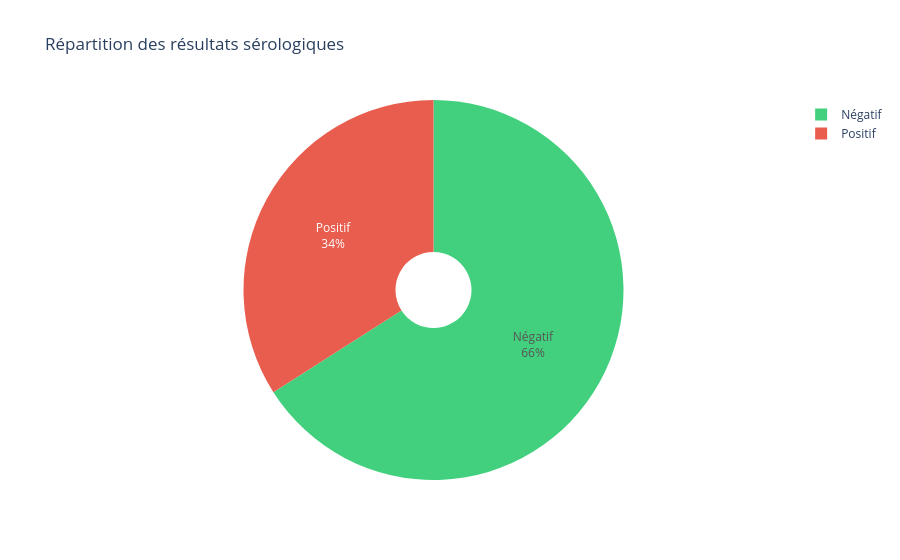

Write notebook code for a chart like this one.
### Code cell
sero_counts = df['Serologie'].value_counts()
print("\nRépartition de la sérologie :")
print(sero_counts)

fig_sero = px.pie(
    names=sero_counts.index,
    values=sero_counts.values,
    title="Répartition des résultats sérologiques",
    color_discrete_sequence=['#2ecc71', '#e74c3c'],
    opacity=0.9,
    hole=0.2
)
fig_sero.update_traces(textposition='inside', textinfo='percent+label')
fig_sero.show()

### Figure 1 — Plotly figure (JSON) as saved in the notebook; plotly's stock layout.template omitted (floating-point values rounded to 4 significant figures)
{"data": [{"domain": {"x": [0, 1], "y": [0, 1]}, "hole": 0.2, "hovertemplate": "label=%{label}<br>value=%{value}<extra></extra>", "labels": ["Négatif", "Positif"], "legendgroup": "", "name": "", "opacity": 0.9, "showlegend": true, "textinfo": "percent+label", "textposition": "inside", "type": "pie", "values": [2848, 1470]}], "layout": {"legend": {"tracegroupgap": 0}, "piecolorway": ["#2ecc71", "#e74c3c"], "title": {"text": "Répartition des résultats sérologiques"}}}
